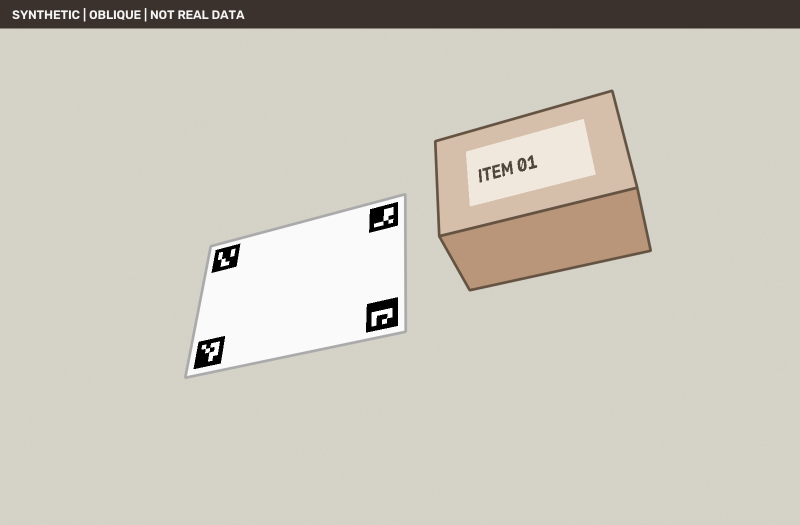
#> input picture experiments/synthetic_t01/optipack_synthetic_oblique.png, 1600 x 1050 px (shown at 1/2 size); its folder holds only this picture in this run
$ python -i benchmark.py   (imports and definitions only)
#> lines starting #> are read from the running program, lines starting #| are printed output that depends on the picture; after the words box and inside, x2 and y2 are one past the last pixel; in counts of white or black regions, pixels touching at a corner belong together
#> further down, picture is the input picture: shape (1050, 1600, 3); mean B, G, R 189.5, 199.7, 204.5
"""Real OpenCV pixel-processing on synthetic fixtures; NOT a real-world T01 PASS.

The color-threshold top-face extractor is intentionally synthetic-scene-specific.
No oracle object corners are passed to the estimator; the calibrated K is known.
"""
from pathlib import Path
import itertools
import json
import sys
import time
import numpy as np
import cv2

ROOT = Path(__file__).resolve().parents[2]
sys.path.insert(0, str(ROOT))
from backend.app.cv.aruco_detector import detect_aruco_calibration_sheet

DATA = Path(__file__).resolve().parent
PERMUTATIONS = np.asarray(list(itertools.permutations(range(4))), dtype=int)


def detect_synthetic_box_top(image: np.ndarray) -> np.ndarray:
    """Extract the blue top-face quadrilateral; calibrated synthetic scene ONLY."""
    b, g, r = cv2.split(image)
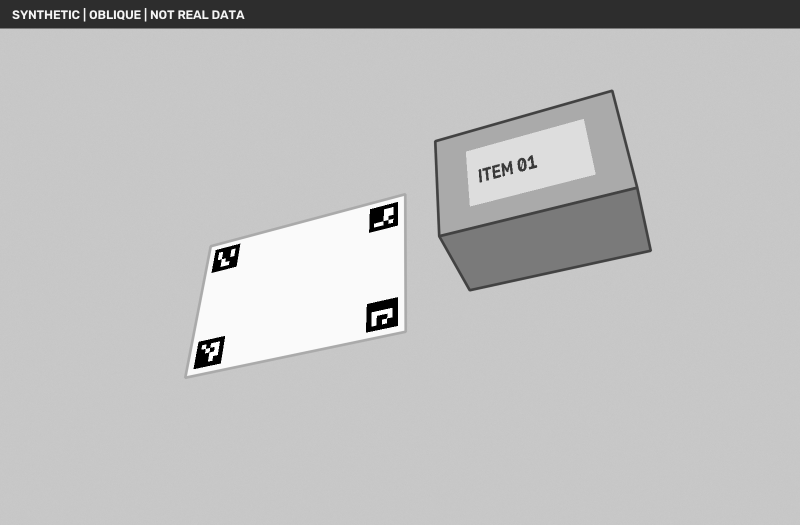
#> b: shape (1050, 1600) (shown at 1/2 size); min 0, max 255, mean 189.5
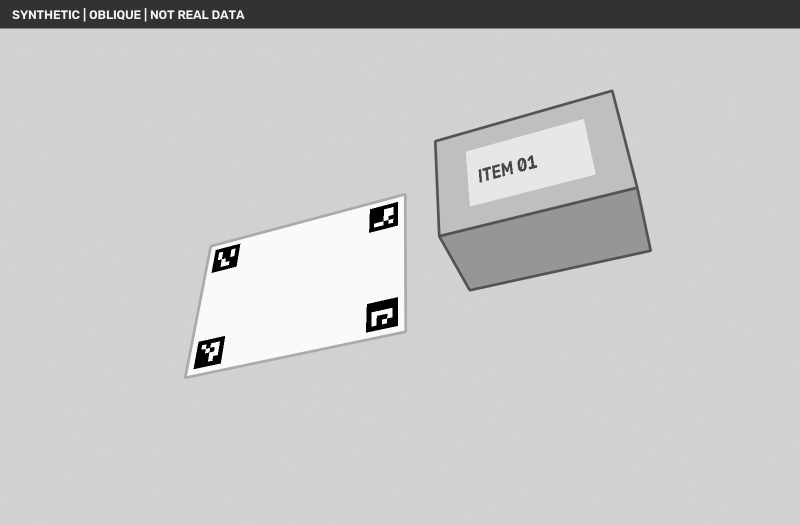
#> g: shape (1050, 1600) (shown at 1/2 size); min 0, max 255, mean 199.7
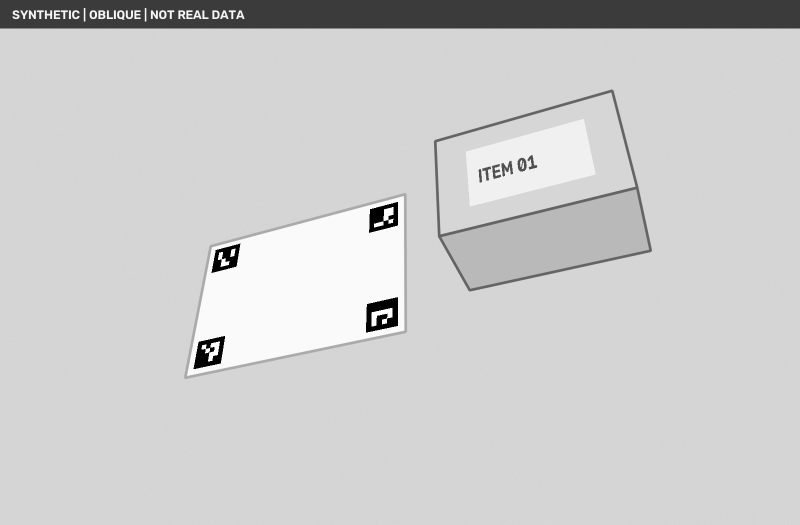
#> r: shape (1050, 1600) (shown at 1/2 size); min 0, max 255, mean 204.5
    blue_contrast = r.astype(np.int16) - b.astype(np.int16)
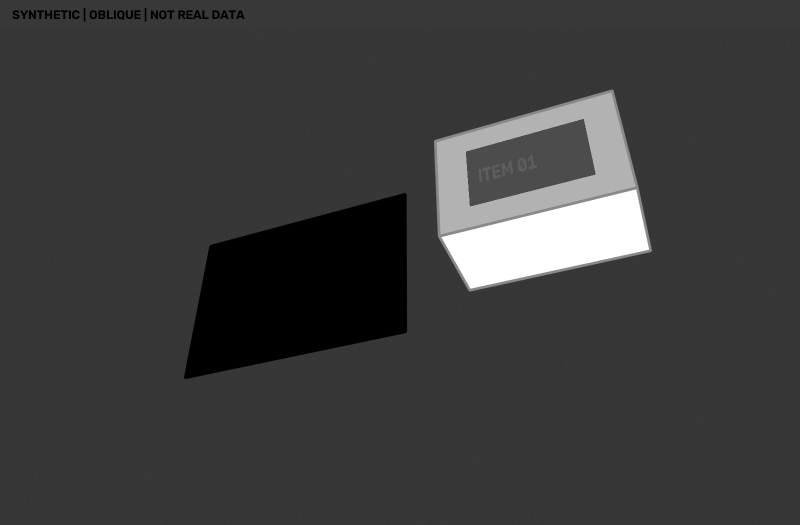
#> blue_contrast: shape (1050, 1600) int16 (shown at 1/2 size); min 0, max 63, mean 15.1; drawn with min black and max white
    mask = ((blue_contrast > 31) & (r > 190) & (b > 145)).astype(np.uint8) * 255
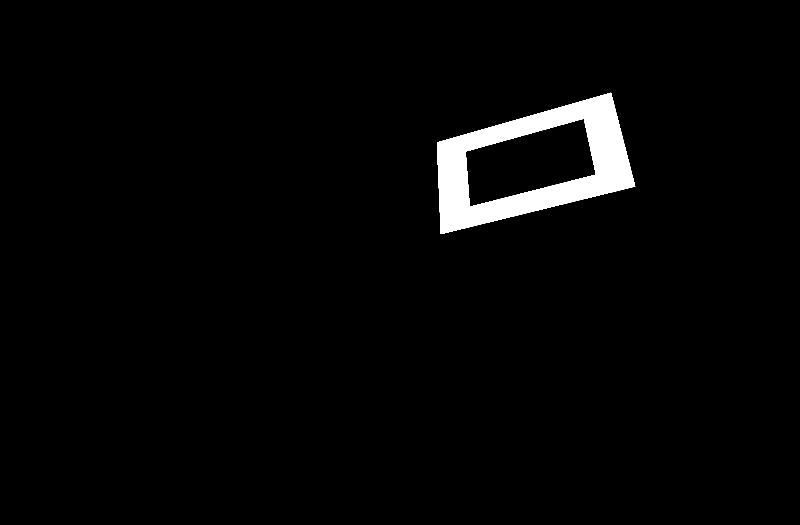
#> mask: shape (1050, 1600) (shown at 1/2 size); 2.6% white; 1 white region
    mask[:65] = 0  # Exclude synthetic-image provenance banner.
    contours, _ = cv2.findContours(mask, cv2.RETR_EXTERNAL, cv2.CHAIN_APPROX_SIMPLE)
#> contours = 1 contour; box (x1, y1, x2, y2) and area: (874, 185, 1271, 468) 70795
    if not contours:
        raise ValueError("No blue box face detected; no pretend dimensions returned")
    largest = max(contours, key=cv2.contourArea)
#> largest = contour of 501 points, box (x1, y1, x2, y2) (874, 185, 1271, 468), area 70795
    if cv2.contourArea(largest) < 2000:
        raise ValueError("Synthetic box top face is too small")
    perimeter = cv2.arcLength(largest, True)
#> perimeter = 1209.6
    corners = cv2.approxPolyDP(largest, 0.012 * perimeter, True).reshape(-1, 2)
#> corners = [[1222, 186], [874, 284], [881, 467], [1270, 372]]
    if len(corners) != 4:
        raise ValueError(f"Expected 4 top-face corners, detected {len(corners)}")
    return corners.astype(np.float64)


# [82 lines left out: functions points_on_plane, match_corners_at_height, infer_synthetic_box_size, evaluate, not called in this run]


# [7 lines not run here, left out]

>>> import cv2
>>> picture = cv2.imread('optipack_synthetic_oblique.png')
>>> result = detect_synthetic_box_top(picture)
#> result = [[1222, 186], [874, 284], [881, 467], [1270, 372]]
